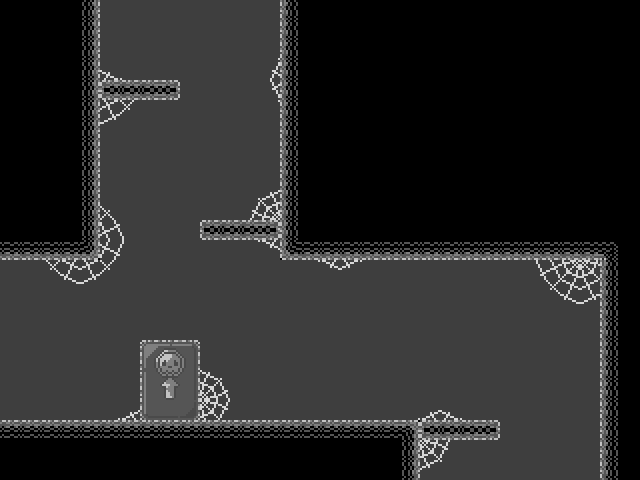

Below is a game level as drawn by its tile map, then a one-line description and the .tmx that defines it (tile-layer data replaced by summaries):
An orthogonal 32x24 tile map with 20x20 px tiles, 2 tile layers (background, walls), 2 tilesets.

<map version="1.0" orientation="orthogonal" width="32" height="24" tilewidth="20" tileheight="20">
 <properties>
  <property name="bottomPortal" value="resources/cave13.tmx" />
  <property name="leftPortal" value="resources/cave10.tmx" />
  <property name="topPortal" value="resources/cave12.tmx" />
 </properties>
 <tileset firstgid="1" name="tiles_cave" tilewidth="20" tileheight="20">
  <image source="tiles_cave.png" width="140" height="180" />
 </tileset>
 <tileset firstgid="64" name="cave_background" tilewidth="20" tileheight="20">
  <image source="cave_background.png" width="400" height="260" />
 </tileset>
 <layer name="background" width="32" height="24">
  <data>[768 cells, 384 non-empty, 52 distinct tile ids]</data>
 </layer>
 <layer name="walls" width="32" height="24">
  <data>[768 cells, 95 non-empty, 14 distinct tile ids]</data>
 </layer>
 <objectgroup name="objects" width="32" height="24" />
</map>
